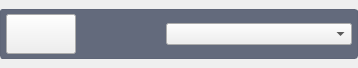
<?xml version="1.0" encoding="UTF-8"?>
<ui version="4.0">
 <class>Form</class>
 <widget class="QWidget" name="Form">
  <property name="geometry">
   <rect>
    <x>0</x>
    <y>0</y>
    <width>358</width>
    <height>68</height>
   </rect>
  </property>
  <property name="windowTitle">
   <string>Form</string>
  </property>
  <property name="styleSheet">
   <string notr="true">

QFrame#MaskWidgetFrame
{
	
    background-color: QLinearGradient( x1: 0, y1: 0, x2: 0, y2: 1, stop: 0 #636a7c, stop: 0.1 #636a7c, stop: 0.5 #636a7c, stop: 0.9 #636a7c, stop: 1 #636a7c);
    border-width: 1px;
    border-color: #5f6678;
    border-style: solid;
    border-radius: 3;
    padding: 4px;
    font-size: 12px;
    padding-left: 5px;
    padding-right: 5px;
}

QFrame:pressed#MaskWidgetFrame
{
    background-color: QLinearGradient( x1: 0, y1: 0, x2: 0, y2: 1, stop: 0 #2f384c, stop: 0.1 #2f384c, stop: 0.5 #2f384c, stop: 0.9 #2f384c, stop: 1 #2f384c);
    border-width:10px;
    border-color: #2f384c;
    border-style: solid;
    border-radius: 3;
}

QFrame:hover#MaskWidgetFrame
{
    border-width:1px;
    border-color: #2f384c;
    border-style: solid;
    border-radius: 3;
   background-color: QLinearGradient( x1: 0, y1: 0, x2: 0, y2: 1, stop: 0 #2f384c, stop: 0.1 #2f384c, stop: 0.5 #2f384c, stop: 0.9 #2f384c, stop: 1 #2f384c);
}
</string>
  </property>
  <layout class="QHBoxLayout" name="horizontalLayout">
   <property name="spacing">
    <number>0</number>
   </property>
   <property name="leftMargin">
    <number>0</number>
   </property>
   <property name="topMargin">
    <number>0</number>
   </property>
   <property name="rightMargin">
    <number>0</number>
   </property>
   <property name="bottomMargin">
    <number>0</number>
   </property>
   <item>
    <widget class="QFrame" name="MaskWidgetFrame">
     <property name="sizePolicy">
      <sizepolicy hsizetype="Minimum" vsizetype="Minimum">
       <horstretch>0</horstretch>
       <verstretch>0</verstretch>
      </sizepolicy>
     </property>
     <property name="maximumSize">
      <size>
       <width>16777215</width>
       <height>50</height>
      </size>
     </property>
     <property name="frameShape">
      <enum>QFrame::StyledPanel</enum>
     </property>
     <property name="frameShadow">
      <enum>QFrame::Raised</enum>
     </property>
     <layout class="QHBoxLayout" name="horizontalLayout_2">
      <property name="spacing">
       <number>0</number>
      </property>
      <property name="leftMargin">
       <number>0</number>
      </property>
      <property name="topMargin">
       <number>0</number>
      </property>
      <property name="rightMargin">
       <number>0</number>
      </property>
      <property name="bottomMargin">
       <number>0</number>
      </property>
      <item>
       <widget class="QPushButton" name="MaskPropertiesWidgetbtn">
        <property name="maximumSize">
         <size>
          <width>70</width>
          <height>70</height>
         </size>
        </property>
        <property name="text">
         <string/>
        </property>
       </widget>
      </item>
      <item>
       <spacer name="MaskPropertiesWidgethorizontalSpacer">
        <property name="orientation">
         <enum>Qt::Horizontal</enum>
        </property>
        <property name="sizeType">
         <enum>QSizePolicy::Minimum</enum>
        </property>
        <property name="sizeHint" stdset="0">
         <size>
          <width>90</width>
          <height>20</height>
         </size>
        </property>
       </spacer>
      </item>
      <item>
       <widget class="QComboBox" name="MaskPropertiesWidgetLabelcomboBox">
        <property name="minimumSize">
         <size>
          <width>100</width>
          <height>0</height>
         </size>
        </property>
       </widget>
      </item>
     </layout>
    </widget>
   </item>
  </layout>
 </widget>
 <resources/>
 <connections/>
</ui>
